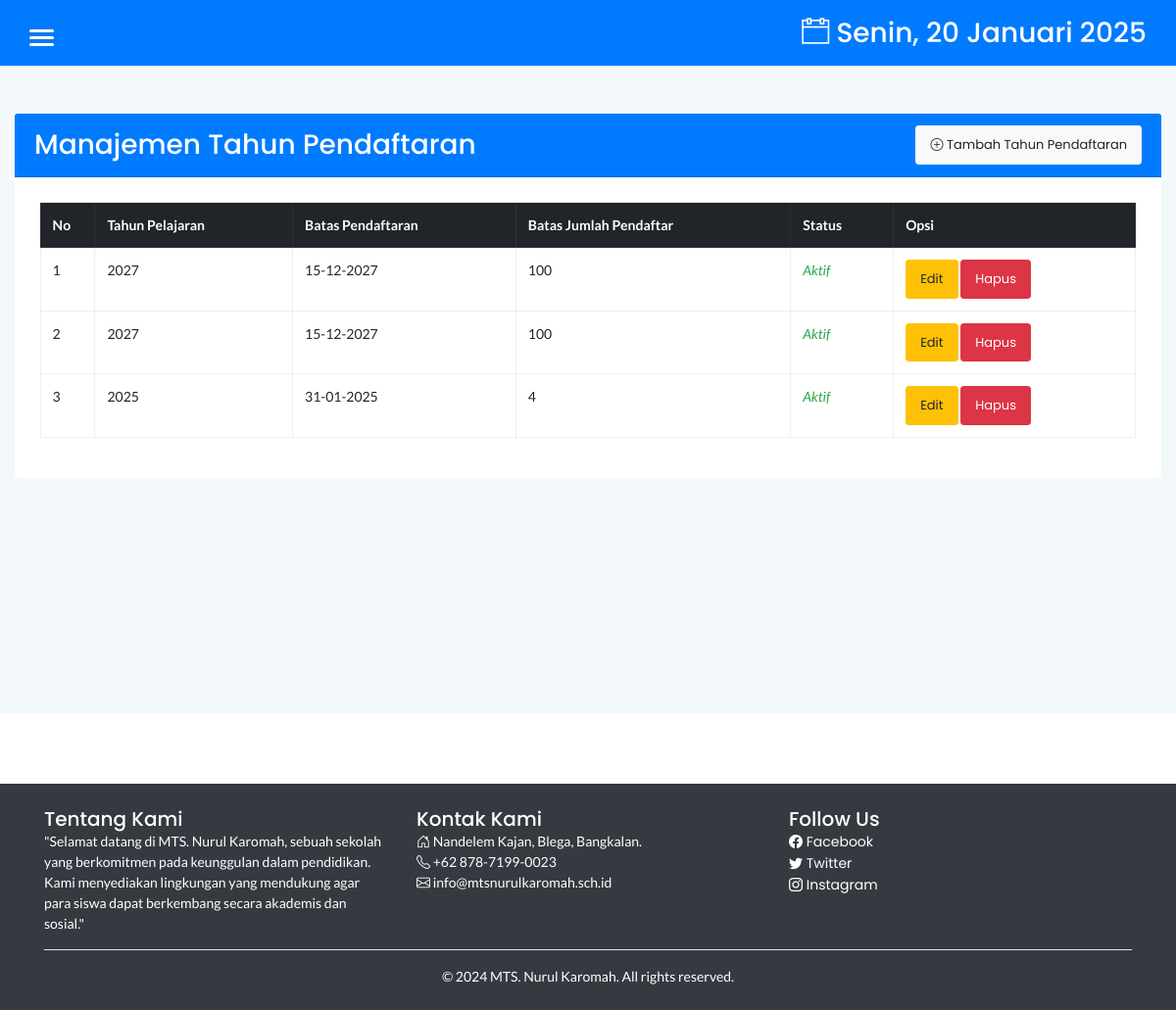
The app's page /admin/pendaftaran.php (signed in) with its own data.
### tables this page shows
CREATE TABLE `tahun` (
  `id_tahun` int(11) NOT NULL,
  `tahun_pelajaran` int(11) NOT NULL,
  `tanggal_tutup` date NOT NULL,
  `batas` int(11) NOT NULL,
  `status` tinyint(1) NOT NULL
);

### admin/pendaftaran.php (the view, shortened to what this page needs)
<!doctype html>
<html class="no-js" lang="en">
<?php
include '../dbconnect.php';
?>
<head>
    <link rel="stylesheet" href="../assets/css/bootstrap.min.css">
    <link rel="stylesheet" href="../assets/css/font-awesome.min.css">
    <link rel="stylesheet" href="../assets/css/themify-icons.css">
    <link rel="stylesheet" href="../assets/css/metisMenu.css">
    <link rel="stylesheet" href="../assets/css/owl.carousel.min.css">
    <link rel="stylesheet" href="../assets/css/slicknav.min.css">
    <link rel="stylesheet" href="https://www.amcharts.com/lib/3/plugins/export/export.css" type="text/css" media="all" />
    <link rel="stylesheet" type="text/css" href="https://cdn.datatables.net/1.10.19/css/jquery.dataTables.min.css">
    <link rel="stylesheet" type="text/css" href="https://cdn.datatables.net/1.10.19/css/jquery.dataTables.css">
    <link rel="stylesheet" type="text/css" href="https://cdn.datatables.net/1.10.18/css/dataTables.bootstrap4.min.css">
    <link rel="stylesheet" type="text/css" href="https://cdn.datatables.net/responsive/2.2.3/css/responsive.bootstrap.min.css">
    <link rel="stylesheet" type="text/css" href="https://cdn.datatables.net/responsive/2.2.3/css/responsive.jqueryui.min.css">
    <link rel="stylesheet" type="text/css" href="https://cdn.datatables.net/buttons/1.5.2/css/buttons.dataTables.min.css">
    <link rel="stylesheet" href="../assets/css/typography.css">
    <link rel="stylesheet" href="../assets/css/default-css.css">
    <link rel="stylesheet" href="../assets/css/styles.css">
    <link rel="stylesheet" href="../assets/css/responsive.css">
</head>
<body>
    <div class="page-container">
        <div class="main-content">
            <div class="header-area py-3 bg-primary text-white">
                <div class="row align-items-center">
                    <div class="col-md-6 col-sm-8 clearfix">
                        <div class="nav-btn pull-left">
                            <span class="bg-white d-block mb-1" style="height: 3px; width: 25px;"></span>
                            <span class="bg-white d-block mb-1" style="height: 3px; width: 25px;"></span>
                            <span class="bg-white d-block" style="height: 3px; width: 25px;"></span>
                        </div>
                    </div>
                    <div class="col-md-6 col-sm-4 clearfix">
                        <ul class="notification-area pull-right">
                            <li>
                                <h3 class="fs-5">
                                    <div class="date text-end">
                                        <i class="ti-calendar"></i>
                                    </div>
                                </h3>
                            </li>
                        </ul>
                    </div>
                </div>
            </div>
            <div class="main-content-inner">
                <div class="row mt-5 mb-5">
                    <div class="col-12">
                        <div class="card shadow-sm border-0">
                            <div class="card-header bg-primary text-white d-flex justify-content-between align-items-center">
                                <h3 class="m-0">Manajemen Tahun Pendaftaran</h3>
                                <a href="add_tahun.php" class="btn btn-light btn-sm"><i class="bi bi-plus-circle"></i> Tambah Tahun Pendaftaran</a>
                            </div>
                            <div class="card-body">
                                <div class="table-responsive">
                                    <table class="table table-bordered table-hover align-middle">
                                        <thead class="table-dark">
                                            <tr>
                                                <th style="width: 5%;">No</th>
                                                <th>Tahun Pelajaran</th>
                                                <th>Batas Pendaftaran</th>
                                                <th>Batas Jumlah Pendaftar</th>
                                                <th>Status</th>
                                                <th>Opsi</th>
                                            </tr>
                                        </thead>
                                        <tbody>
                                            <?php
                                            $no = 1;
                                            $query = mysqli_query($conn, "SELECT * FROM tahun ORDER BY tahun_pelajaran DESC");
                                            while ($row = mysqli_fetch_assoc($query)) {
                                                $statusClass = $row['status'] == 1 ? 'text-success' : 'text-danger';
                                                $status = $row['status'] == 1 ? 'Aktif' : 'Nonaktif';
                                                echo "<tr>
                                        <td>{$no}</td>
                                        <td>{$row['tahun_pelajaran']}</td>
                                        <td>" . date('d-m-Y', strtotime($row['tanggal_tutup'])) . "</td>
                                        <td>{$row['batas']}</td>
                                        <td class='{$statusClass} font-italic fw-bold'>{$status}</td>
                                        <td>
                                            <a href='edit_tahun.php?tahun={$row['tahun_pelajaran']}' class='btn btn-warning btn-sm'>Edit</a>
                                            <a href='delete_tahun.php?tahun={$row['tahun_pelajaran']}' class='btn btn-danger btn-sm' onclick='return confirm(\"Apakah Anda yakin ingin menghapus data ini?\")'>Hapus</a>
                                        </td>
                                    </tr>";
                                                $no++;
                                            }
                                            ?>
                                        </tbody>
                                    </table>
                                </div>
                            </div>
                        </div>
                    </div>
                </div>
            </div>
        </div>
    </div>
</body>
</html>

### assets/css/styles.css (style rules this page uses)
.page-container { width: 100%; height: 100%; min-height: 100vh; padding-left: 280px; -webkit-transition: padding-left 0.3s ease 0s; transition: padding-left 0.3s ease 0s; }
.card { border: none; border-radius: 4px; background-color: #fff; -webkit-transition: all 0.3s ease 0s; transition: all 0.3s ease 0s; }
.card-body { padding: 25.6px; padding: 1.6rem; }
.main-content { width: 100%; background: #F3F8FB; }
.main-content-inner { padding: 0 30px 50px; }
.header-area { padding: 15px 30px; background: #fff; border-bottom: 1px solid #d8e3e7; }
.nav-btn { margin-right: 30px; margin-top: 10px; cursor: pointer; }
.nav-btn span { display: block; width: 22px; height: 2px; background: #b3aaaa; margin: 4px 0; border-radius: 15px; -webkit-transition: all 0.3s ease 0s; transition: all 0.3s ease 0s; box-shadow: 0 0 0 4px rgba(99, 96, 96, 0.03); }
.notification-area { -webkit-user-select: none; -moz-user-select: none; -ms-user-select: none; user-select: none; position: relative; z-index: 1; }
.notification-area li { display: inline-block; margin-left: 20px; cursor: pointer; -webkit-user-select: none; -moz-user-select: none; -ms-user-select: none; user-select: none; }
.border-0 { border: none; }
.btn { padding: 11px 17px; font-size: 13px; letter-spacing: 0; }
.btn-sm { padding: 9px 14px; }
table tr th { border-bottom: none; }
table tr th, table tr td { border-top: 1px solid rgba(120, 130, 140, 0.13) !important; }
.table-bordered td, .table-bordered th { border: 1px solid rgba(120, 130, 140, 0.13) !important; }

### assets/css/responsive.css (style rules this page uses)
@media (min-width: 1200px) and (max-width: 1364px) { .main-content-inner { padding: 0 15px 50px; } }
@media (min-width: 1200px) and (max-width: 1364px) { .page-container, .sbar_collapsed.page-container { padding-left: 0; } }

### records on screen
tahun: tahun_pelajaran "2027", tanggal_tutup "15-12-2027", batas "100", status "Aktif"
tahun: tahun_pelajaran "2027", tanggal_tutup "15-12-2027", batas "100", status "Aktif"
tahun: tahun_pelajaran "2025", tanggal_tutup "31-01-2025", batas "4", status "Aktif"
